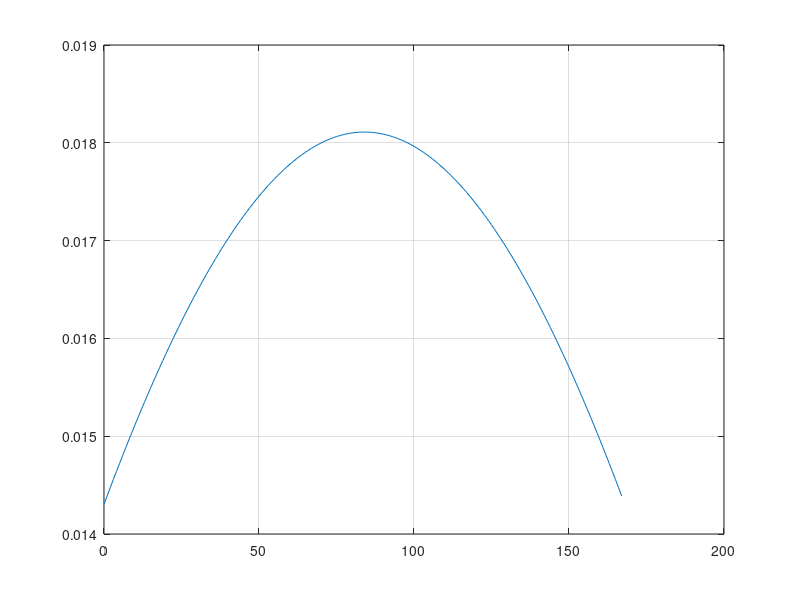
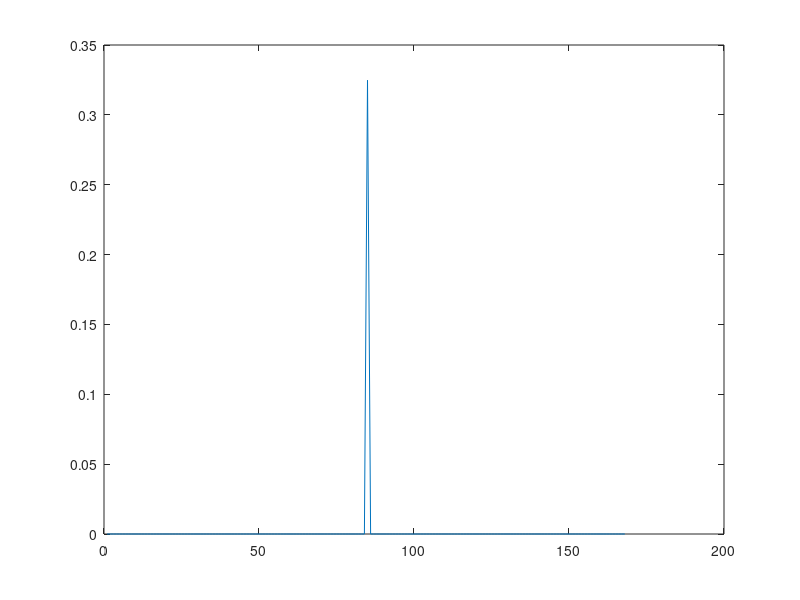
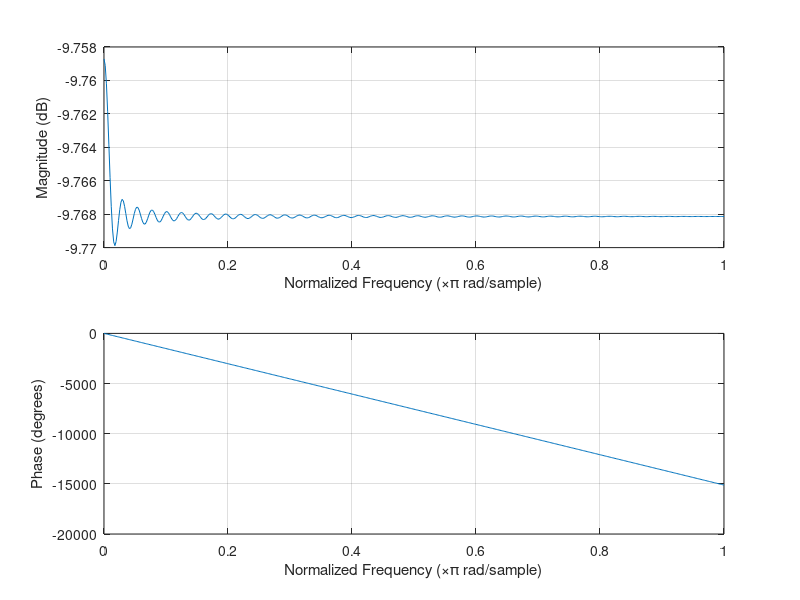

Write MATLAB code to recreate these figures, in order. (Note: this script raises an error after producing the figures.)
clear all
close all
delta=0.05;
CIN=304440791; %Enter your CIN
wp=CIN*pi/(29000000);%Passband Frequency
ws=CIN*pi/(12000000);%Stopband Frequency
delta_W=(ws-wp)/1000;%transition width
A=-(20*log10(delta));% attenuation
M=((A-8)/(2.285*delta_W));%Number taps
% beta calculation
if (mod(M,2)==0)
M=M-1;
end
alfa=round((M-1)/2);
if(A>50)
beta=0.1102*(A-8.7);
end
if (A>=21 && A<=50)
beta=0.5842*((A-2)^0.4)+0.7886*(A-21);
end
if (A<21)
beta=0;
end
wc=(ws+wp)/2; %Cutoff Frequency
n=0:1:M-1;

h(n+1)=(sin(wc*(n-alfa)))/(pi*(n-alfa));

h(alfa+1)=wc/pi;% ideal impulse respoance

besseli(0,beta);%modified Bessel function
u=sqrt(1-((n-alfa)/(alfa)).^2);
w= besseli(0,(u))/(besseli(0,beta));%to compute kaiser window coeffient
h2=h.*w; %the impulse response of kaiser window
b=h2;% coeffient of numerater of H(Z)
a=1;% coeffient of Denominator of H(Z) 

%FIR Low Pass Filter -Kaiser Window Coeffient
figure
plot(n,w);%the kaiser window coeffient ploting
grid on %grid lines for the current axes

%Impulse Response of Kaiser Windowed FIR LPF Filter
figure
plot(h2)%

%Magnitude Phase Response
figure
freqz(b,a);%to return the frequency response
grid on %to display the major grid lines for the current axes

%Poles and Zeros
figure
[z,p,k]=tf2zpk(b,a);
zplane(z,p);

% Input Signal: Summation of three sinusoidal signals of 50Hz, 150Hz and
%200Hz
figure(5)% Input
f1=50;%Hz
f2=100;%Hz
f3=200;%Hz
t =(0:0.001:0.5);
subplot(3,1,1);
x1=sin(2*pi*f1*t);%50 Hz sin wave
x2=sin(2*pi*f2*t);%100 Hz sin wave
x3=sin(2*pi*f3*t);%200 Hz sin wave
plot(t,x1) %plot 50 Hz sin wave
plot(t,x2) %plot 100 Hz sin wave
plot(t,x3) %plot 200 Hz sin wave
x=x1+x2+x3;
subplot(3,1,2);%to divide the current figure into an 3-by-1 grid and 
%creates an axes for a subplot in the position specified by 2
plot(t, x);%to plot the data in x versus the corresponding values in t
grid;
title('Input signal ')
subplot(3,1,3);
y=filter(b,a,x);%to filter the input data x
plot(y);
grid on %to display the major grid lines for the current axes
title('Output of signal from Kaiser Windowed FIR LPF Filter ');